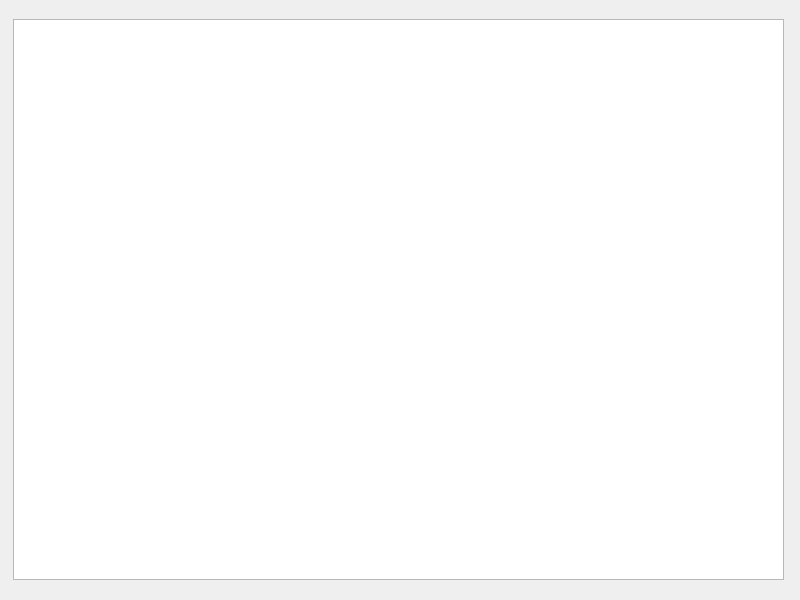
<?xml version="1.0" encoding="UTF-8"?>
<ui version="4.0">
 <class>Widget</class>
 <widget class="QWidget" name="Widget">
  <property name="geometry">
   <rect>
    <x>0</x>
    <y>0</y>
    <width>800</width>
    <height>600</height>
   </rect>
  </property>
  <property name="windowTitle">
   <string>Widget</string>
  </property>
  <widget class="QTextEdit" name="textEdit">
   <property name="geometry">
    <rect>
     <x>13</x>
     <y>19</y>
     <width>771</width>
     <height>561</height>
    </rect>
   </property>
  </widget>
 </widget>
 <resources/>
 <connections/>
</ui>
